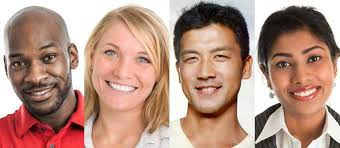
//> input picture img.jpeg, 340 x 148 px
$ ./main   (built with g++ and OpenCV 4)
//> lines starting //> are read from the running program, lines starting //| are printed output that depends on the picture; after the words box and inside, x2 and y2 are one past the last pixel; in counts of white or black regions, pixels touching at a corner belong together
#include<opencv2/imgcodecs.hpp>
#include<opencv2/highgui.hpp>
#include<opencv2/imgproc.hpp>
#include<opencv2/objdetect.hpp>
#include<iostream>

using namespace std;
using namespace cv;

int main() {
	string path = "img.jpeg";
	Mat	img = imread(path);
//> img is the input picture: 148 rows x 340 cols, CV_8UC3; mean B, G, R 130.7, 145.9, 182.4

	CascadeClassifier facedetect;
	facedetect.load("haarcascade_frontalface_default.xml");

	vector<Rect> faces;
	facedetect.detectMultiScale(img, faces, 1.3, 5);
//> faces = 4 Rects (x, y, width, height): [171, 29, 73, 73], [3, 35, 64, 64], [86, 26, 81, 81], [266, 36, 71, 71]

	for (int i = 0; i < faces.size(); i++) {
		rectangle(img, faces[i].tl(), faces[i].br(), Scalar(0, 0, 255), 3);

        rectangle(img, Point(0,0), Point(200,50), Scalar(50, 50, 255), FILLED);
        if(faces.size()==1){
            putText(img, to_string(faces.size())+" Faces Found", Point(7, 25), FONT_HERSHEY_DUPLEX, 1, Scalar(255, 255, 255), 1);
        }
        else{
            putText(img, to_string(faces.size())+" Faces Found", Point(7, 25), FONT_HERSHEY_DUPLEX, 1, Scalar(255, 255, 255), 1);
        }
	}
//> this loop made 4 passes
//> pass 1, `putText(img, to_string(faces.size())+" Faces Found", Point(7, 25), FON..`:
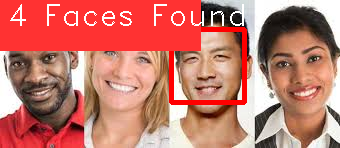
//> img: 148 rows x 340 cols, CV_8UC3; mean B, G, R 108, 120.1, 196.9
//> pass 2, `putText(img, to_string(faces.size())+" Faces Found", Point(7, 25), FON..`:
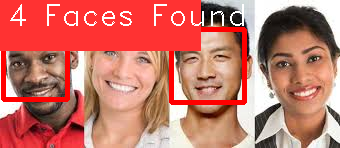
//> img: 148 rows x 340 cols, CV_8UC3; 1.59% of pixels changed, all inside (x1, y1, x2, y2) = (1, 51, 70, 102)
//> pass 3, `putText(img, to_string(faces.size())+" Faces Found", Point(7, 25), FON..`:
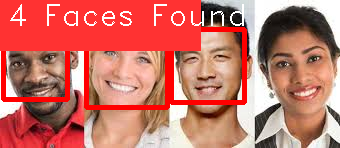
//> img: 148 rows x 340 cols, CV_8UC3; 1.81% of pixels changed, all inside (x1, y1, x2, y2) = (84, 51, 170, 110)
//> after the loop:
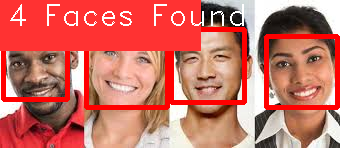
//> img: 148 rows x 340 cols, CV_8UC3; 2.8% of pixels changed, all inside (x1, y1, x2, y2) = (264, 34, 340, 110)

	imshow("Frame", img);
	waitKey(0);

	return 0;
}

// [33 lines of commented-out code are left out]
